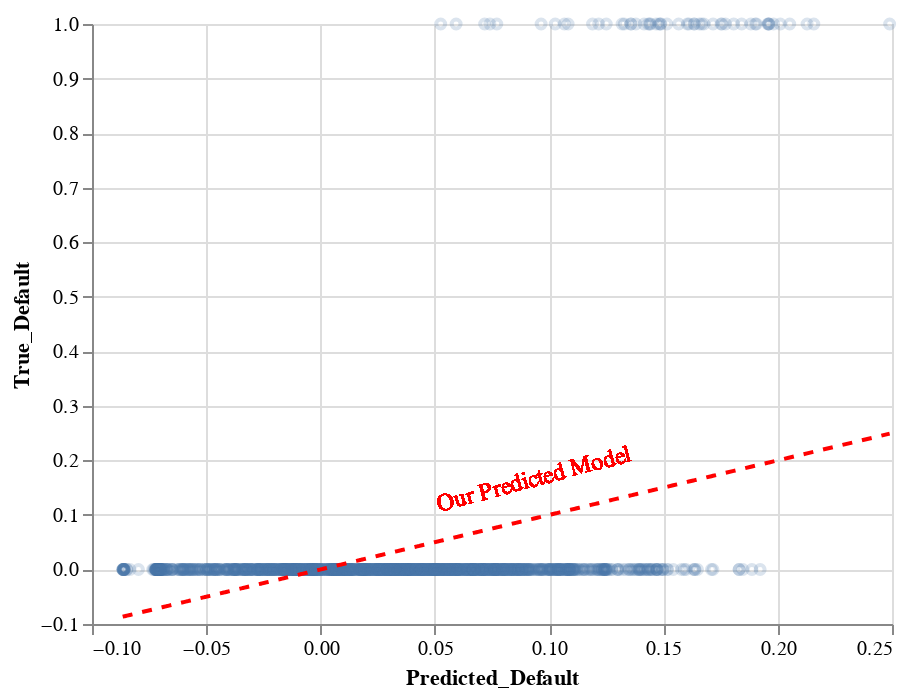

Write notebook code for a chart like this one.
### Code cell
import altair as alt
from pandas import DataFrame
# Create a DataFrame for the line based on the model's coefficients
line_data = DataFrame({
    'Predicted_Default': X_test.dot(model.params).values,
    'True_Default': X_test.dot(model.params).values
})

points = alt.Chart(true_and_pred_data).mark_point(size=20, opacity=.2).encode(
    x='Predicted_Default',
    y='True_Default'
)

line = alt.Chart(line_data).mark_line(color='red', strokeDash=[5, 5]).encode(
    x='Predicted_Default',
    y='True_Default'
)


text_label = alt.Chart(line_data).mark_text(angle=345, text="Our Predicted Model", dy=80, fontSize=12, color='red')

combined_chart_with_label = points + line + text_label
combined_chart_with_label

### Figure 1 — Vega-Lite specification as saved in the notebook (floating-point values rounded to 4 significant figures; data arrays with more than 128 entries replaced by an {"elided": "..."} marker saying what was removed)
{"config": {"view": {"continuousWidth": 400, "continuousHeight": 300}}, "layer": [{"data": {"name": "data-994ad1b52caadf8e541db6623436417e"}, "mark": {"type": "point", "opacity": 0.2, "size": 20}, "encoding": {"x": {"field": "Predicted_Default", "type": "quantitative"}, "y": {"field": "True_Default", "type": "quantitative"}}}, {"data": {"name": "data-18b7bab456c041227fa992d8b151e943"}, "mark": {"type": "line", "color": "red", "strokeDash": [5, 5]}, "encoding": {"x": {"field": "Predicted_Default", "type": "quantitative"}, "y": {"field": "True_Default", "type": "quantitative"}}}, {"data": {"name": "data-18b7bab456c041227fa992d8b151e943"}, "mark": {"type": "text", "angle": 345, "color": "red", "dy": 80, "fontSize": 12, "text": "Our Predicted Model"}}], "$schema": "https://vega.github.io/schema/vega-lite/v4.17.0.json", "datasets": {"data-994ad1b52caadf8e541db6623436417e": {"elided": "1500 records"}, "data-18b7bab456c041227fa992d8b151e943": {"elided": "1500 records"}}}
